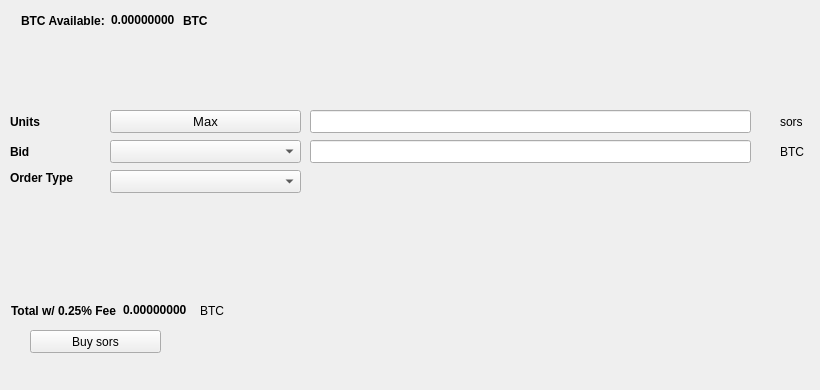
   <widget class="QWidget" name="BuyTab">
    <attribute name="title">
     <string>Buy</string>
    </attribute>
    <widget class="QPushButton" name="Buysors">
     <property name="geometry">
      <rect>
       <x>30</x>
       <y>330</y>
       <width>131</width>
       <height>23</height>
      </rect>
     </property>
     <property name="text">
      <string>Buy sors</string>
     </property>
     <property name="icon">
      <iconset resource="../sors.qrc">
       <normaloff>:/icons/bitcoin</normaloff>:/icons/bitcoin</iconset>
     </property>
    </widget>
    <widget class="QLabel" name="label_3">
     <property name="geometry">
      <rect>
       <x>10</x>
       <y>110</y>
       <width>46</width>
       <height>23</height>
      </rect>
     </property>
     <property name="font">
      <font>
       <weight>75</weight>
       <bold>true</bold>
      </font>
     </property>
     <property name="text">
      <string>Units</string>
     </property>
    </widget>
    <widget class="QLineEdit" name="UnitsInput">
     <property name="geometry">
      <rect>
       <x>310</x>
       <y>110</y>
       <width>441</width>
       <height>23</height>
      </rect>
     </property>
     <property name="font">
      <font>
       <pointsize>9</pointsize>
       <weight>75</weight>
       <bold>true</bold>
      </font>
     </property>
    </widget>
    <widget class="QLineEdit" name="BuyBidPriceEdit">
     <property name="geometry">
      <rect>
       <x>310</x>
       <y>140</y>
       <width>441</width>
       <height>23</height>
      </rect>
     </property>
     <property name="font">
      <font>
       <pointsize>9</pointsize>
       <weight>75</weight>
       <bold>true</bold>
      </font>
     </property>
    </widget>
    <widget class="QLabel" name="label_4">
     <property name="geometry">
      <rect>
       <x>780</x>
       <y>110</y>
       <width>31</width>
       <height>23</height>
      </rect>
     </property>
     <property name="text">
      <string>sors</string>
     </property>
    </widget>
    <widget class="QLabel" name="label_5">
     <property name="geometry">
      <rect>
       <x>780</x>
       <y>140</y>
       <width>31</width>
       <height>23</height>
      </rect>
     </property>
     <property name="text">
      <string>BTC</string>
     </property>
    </widget>
    <widget class="QLabel" name="label_6">
     <property name="geometry">
      <rect>
       <x>10</x>
       <y>140</y>
       <width>46</width>
       <height>23</height>
      </rect>
     </property>
     <property name="font">
      <font>
       <weight>75</weight>
       <bold>true</bold>
      </font>
     </property>
     <property name="text">
      <string>Bid</string>
     </property>
    </widget>
    <widget class="QLabel" name="label_7">
     <property name="geometry">
      <rect>
       <x>10</x>
       <y>170</y>
       <width>91</width>
       <height>16</height>
      </rect>
     </property>
     <property name="font">
      <font>
       <weight>75</weight>
       <bold>true</bold>
      </font>
     </property>
     <property name="text">
      <string>Order Type</string>
     </property>
    </widget>
    <widget class="QPushButton" name="Buy_Max_Amount">
     <property name="geometry">
      <rect>
       <x>110</x>
       <y>110</y>
       <width>191</width>
       <height>23</height>
      </rect>
     </property>
     <property name="font">
      <font>
       <pointsize>10</pointsize>
      </font>
     </property>
     <property name="text">
      <string>Max</string>
     </property>
    </widget>
    <widget class="QComboBox" name="BuyBidcomboBox">
     <property name="geometry">
      <rect>
       <x>110</x>
       <y>140</y>
       <width>191</width>
       <height>23</height>
      </rect>
     </property>
     <property name="font">
      <font>
       <pointsize>10</pointsize>
      </font>
     </property>
    </widget>
    <widget class="QComboBox" name="buyOrdertypeCombo">
     <property name="geometry">
      <rect>
       <x>110</x>
       <y>170</y>
       <width>191</width>
       <height>23</height>
      </rect>
     </property>
     <property name="font">
      <font>
       <pointsize>10</pointsize>
      </font>
     </property>
    </widget>
    <widget class="QWidget" name="layoutWidget1">
     <property name="geometry">
      <rect>
       <x>21</x>
       <y>11</y>
       <width>227</width>
       <height>19</height>
      </rect>
     </property>
     <layout class="QHBoxLayout" name="horizontalLayout_3">
      <item>
       <widget class="QLabel" name="label232">
        <property name="font">
         <font>
          <weight>75</weight>
          <bold>true</bold>
         </font>
        </property>
        <property name="text">
         <string>BTC Available:</string>
        </property>
       </widget>
      </item>
      <item>
       <widget class="QLabel" name="BtcAvailableLbl">
        <property name="palette">
         <palette>
          <active>
           <colorrole role="WindowText">
            <brush brushstyle="SolidPattern">
             <color alpha="255">
              <red>0</red>
              <green>0</green>
              <blue>0</blue>
             </color>
            </brush>
           </colorrole>
           <colorrole role="Button">
            <brush brushstyle="SolidPattern">
             <color alpha="255">
              <red>0</red>
              <green>170</green>
              <blue>0</blue>
             </color>
            </brush>
           </colorrole>
           <colorrole role="Light">
            <brush brushstyle="SolidPattern">
             <color alpha="255">
              <red>0</red>
              <green>255</green>
              <blue>0</blue>
             </color>
            </brush>
           </colorrole>
           <colorrole role="Midlight">
            <brush brushstyle="SolidPattern">
             <color alpha="255">
              <red>0</red>
              <green>212</green>
              <blue>0</blue>
             </color>
            </brush>
           </colorrole>
           <colorrole role="Dark">
            <brush brushstyle="SolidPattern">
             <color alpha="255">
              <red>0</red>
              <green>85</green>
              <blue>0</blue>
             </color>
            </brush>
           </colorrole>
           <colorrole role="Mid">
            <brush brushstyle="SolidPattern">
             <color alpha="255">
              <red>0</red>
              <green>113</green>
              <blue>0</blue>
             </color>
            </brush>
           </colorrole>
           <colorrole role="Text">
            <brush brushstyle="SolidPattern">
             <color alpha="255">
              <red>0</red>
              <green>170</green>
              <blue>0</blue>
             </color>
            </brush>
           </colorrole>
           <colorrole role="BrightText">
            <brush brushstyle="SolidPattern">
             <color alpha="255">
              <red>255</red>
              <green>255</green>
              <blue>255</blue>
             </color>
            </brush>
           </colorrole>
           <colorrole role="ButtonText">
            <brush brushstyle="SolidPattern">
             <color alpha="255">
              <red>0</red>
              <green>0</green>
              <blue>0</blue>
             </color>
            </brush>
           </colorrole>
           <colorrole role="Base">
            <brush brushstyle="SolidPattern">
             <color alpha="255">
              <red>255</red>
              <green>255</green>
              <blue>255</blue>
             </color>
            </brush>
           </colorrole>
           <colorrole role="Window">
            <brush brushstyle="SolidPattern">
             <color alpha="255">
              <red>0</red>
              <green>170</green>
              <blue>0</blue>
             </color>
            </brush>
           </colorrole>
           <colorrole role="Shadow">
            <brush brushstyle="SolidPattern">
             <color alpha="255">
              <red>0</red>
              <green>0</green>
              <blue>0</blue>
             </color>
            </brush>
           </colorrole>
           <colorrole role="AlternateBase">
            <brush brushstyle="SolidPattern">
             <color alpha="255">
              <red>127</red>
              <green>212</green>
              <blue>127</blue>
             </color>
            </brush>
           </colorrole>
           <colorrole role="ToolTipBase">
            <brush brushstyle="SolidPattern">
             <color alpha="255">
              <red>255</red>
              <green>255</green>
              <blue>220</blue>
             </color>
            </brush>
           </colorrole>
           <colorrole role="ToolTipText">
            <brush brushstyle="SolidPattern">
             <color alpha="255">
              <red>0</red>
              <green>0</green>
              <blue>0</blue>
             </color>
            </brush>
           </colorrole>
          </active>
          <inactive>
           <colorrole role="WindowText">
            <brush brushstyle="SolidPattern">
             <color alpha="255">
              <red>0</red>
              <green>0</green>
              <blue>0</blue>
             </color>
            </brush>
           </colorrole>
           <colorrole role="Button">
            <brush brushstyle="SolidPattern">
             <color alpha="255">
              <red>0</red>
              <green>170</green>
              <blue>0</blue>
             </color>
            </brush>
           </colorrole>
           <colorrole role="Light">
            <brush brushstyle="SolidPattern">
             <color alpha="255">
              <red>0</red>
              <green>255</green>
              <blue>0</blue>
             </color>
            </brush>
           </colorrole>
           <colorrole role="Midlight">
            <brush brushstyle="SolidPattern">
             <color alpha="255">
              <red>0</red>
              <green>212</green>
              <blue>0</blue>
             </color>
            </brush>
           </colorrole>
           <colorrole role="Dark">
            <brush brushstyle="SolidPattern">
             <color alpha="255">
              <red>0</red>
              <green>85</green>
              <blue>0</blue>
             </color>
            </brush>
           </colorrole>
           <colorrole role="Mid">
            <brush brushstyle="SolidPattern">
             <color alpha="255">
              <red>0</red>
              <green>113</green>
              <blue>0</blue>
             </color>
            </brush>
           </colorrole>
           <colorrole role="Text">
            <brush brushstyle="SolidPattern">
             <color alpha="255">
              <red>0</red>
              <green>170</green>
              <blue>0</blue>
             </color>
            </brush>
           </colorrole>
           <colorrole role="BrightText">
            <brush brushstyle="SolidPattern">
             <color alpha="255">
              <red>255</red>
              <green>255</green>
              <blue>255</blue>
             </color>
            </brush>
           </colorrole>
           <colorrole role="ButtonText">
            <brush brushstyle="SolidPattern">
             <color alpha="255">
              <red>0</red>
              <green>0</green>
              <blue>0</blue>
             </color>
            </brush>
           </colorrole>
           <colorrole role="Base">
            <brush brushstyle="SolidPattern">
             <color alpha="255">
              <red>255</red>
              <green>255</green>
              <blue>255</blue>
             </color>
            </brush>
           </colorrole>
           <colorrole role="Window">
            <brush brushstyle="SolidPattern">
             <color alpha="255">
              <red>0</red>
              <green>170</green>
              <blue>0</blue>
             </color>
            </brush>
           </colorrole>
           <colorrole role="Shadow">
            <brush brushstyle="SolidPattern">
             <color alpha="255">
              <red>0</red>
              <green>0</green>
              <blue>0</blue>
             </color>
            </brush>
           </colorrole>
           <colorrole role="AlternateBase">
            <brush brushstyle="SolidPattern">
             <color alpha="255">
              <red>127</red>
              <green>212</green>
              <blue>127</blue>
             </color>
            </brush>
           </colorrole>
           <colorrole role="ToolTipBase">
            <brush brushstyle="SolidPattern">
             <color alpha="255">
              <red>255</red>
              <green>255</green>
              <blue>220</blue>
             </color>
            </brush>
           </colorrole>
           <colorrole role="ToolTipText">
            <brush brushstyle="SolidPattern">
             <color alpha="255">
              <red>0</red>
              <green>0</green>
              <blue>0</blue>
             </color>
            </brush>
           </colorrole>
          </inactive>
          <disabled>
           <colorrole role="WindowText">
            <brush brushstyle="SolidPattern">
             <color alpha="255">
              <red>0</red>
              <green>85</green>
              <blue>0</blue>
             </color>
            </brush>
           </colorrole>
           <colorrole role="Button">
            <brush brushstyle="SolidPattern">
             <color alpha="255">
              <red>0</red>
              <green>170</green>
              <blue>0</blue>
             </color>
            </brush>
           </colorrole>
           <colorrole role="Light">
            <brush brushstyle="SolidPattern">
             <color alpha="255">
              <red>0</red>
              <green>255</green>
              <blue>0</blue>
             </color>
            </brush>
           </colorrole>
           <colorrole role="Midlight">
            <brush brushstyle="SolidPattern">
             <color alpha="255">
              <red>0</red>
              <green>212</green>
              <blue>0</blue>
             </color>
            </brush>
           </colorrole>
           <colorrole role="Dark">
            <brush brushstyle="SolidPattern">
             <color alpha="255">
              <red>0</red>
              <green>85</green>
              <blue>0</blue>
             </color>
            </brush>
           </colorrole>
           <colorrole role="Mid">
            <brush brushstyle="SolidPattern">
             <color alpha="255">
              <red>0</red>
              <green>113</green>
              <blue>0</blue>
             </color>
            </brush>
           </colorrole>
           <colorrole role="Text">
            <brush brushstyle="SolidPattern">
             <color alpha="255">
              <red>0</red>
              <green>85</green>
              <blue>0</blue>
             </color>
            </brush>
           </colorrole>
           <colorrole role="BrightText">
            <brush brushstyle="SolidPattern">
             <color alpha="255">
              <red>255</red>
              <green>255</green>
              <blue>255</blue>
             </color>
            </brush>
           </colorrole>
           <colorrole role="ButtonText">
            <brush brushstyle="SolidPattern">
             <color alpha="255">
              <red>0</red>
              <green>85</green>
              <blue>0</blue>
             </color>
            </brush>
           </colorrole>
           <colorrole role="Base">
            <brush brushstyle="SolidPattern">
             <color alpha="255">
              <red>0</red>
              <green>170</green>
              <blue>0</blue>
             </color>
            </brush>
           </colorrole>
           <colorrole role="Window">
            <brush brushstyle="SolidPattern">
             <color alpha="255">
              <red>0</red>
              <green>170</green>
              <blue>0</blue>
             </color>
            </brush>
           </colorrole>
           <colorrole role="Shadow">
            <brush brushstyle="SolidPattern">
             <color alpha="255">
              <red>0</red>
              <green>0</green>
              <blue>0</blue>
             </color>
            </brush>
           </colorrole>
           <colorrole role="AlternateBase">
            <brush brushstyle="SolidPattern">
             <color alpha="255">
              <red>0</red>
              <green>170</green>
              <blue>0</blue>
             </color>
            </brush>
           </colorrole>
           <colorrole role="ToolTipBase">
            <brush brushstyle="SolidPattern">
             <color alpha="255">
              <red>255</red>
              <green>255</green>
              <blue>220</blue>
             </color>
            </brush>
           </colorrole>
           <colorrole role="ToolTipText">
            <brush brushstyle="SolidPattern">
             <color alpha="255">
              <red>0</red>
              <green>0</green>
              <blue>0</blue>
             </color>
            </brush>
           </colorrole>
          </disabled>
         </palette>
        </property>
        <property name="font">
         <font>
          <weight>75</weight>
          <bold>true</bold>
         </font>
        </property>
        <property name="text">
         <string>0.00000000</string>
        </property>
        <property name="textInteractionFlags">
         <set>Qt::LinksAccessibleByMouse|Qt::TextSelectableByKeyboard|Qt::TextSelectableByMouse</set>
        </property>
       </widget>
      </item>
      <item>
       <widget class="QLabel" name="BtcAvailableLbl_2">
        <property name="font">
         <font>
          <weight>75</weight>
          <bold>true</bold>
         </font>
        </property>
        <property name="text">
         <string>BTC</string>
        </property>
       </widget>
      </item>
     </layout>
    </widget>
    <widget class="QWidget" name="layoutWidge2">
     <property name="geometry">
      <rect>
       <x>11</x>
       <y>301</y>
       <width>259</width>
       <height>19</height>
      </rect>
     </property>
     <layout class="QHBoxLayout" name="horizontalLayout_4">
      <item>
       <widget class="QLabel" name="label_9">
        <property name="font">
         <font>
          <weight>75</weight>
          <bold>true</bold>
         </font>
        </property>
        <property name="text">
         <string>Total w/ 0.25% Fee</string>
        </property>
       </widget>
      </item>
      <item>
       <widget class="QLabel" name="BuyCostLabel">
        <property name="palette">
         <palette>
          <active>
           <colorrole role="WindowText">
            <brush brushstyle="SolidPattern">
             <color alpha="255">
              <red>0</red>
              <green>0</green>
              <blue>0</blue>
             </color>
            </brush>
           </colorrole>
           <colorrole role="Button">
            <brush brushstyle="SolidPattern">
             <color alpha="255">
              <red>0</red>
              <green>170</green>
              <blue>0</blue>
             </color>
            </brush>
           </colorrole>
           <colorrole role="Light">
            <brush brushstyle="SolidPattern">
             <color alpha="255">
              <red>0</red>
              <green>255</green>
              <blue>0</blue>
             </color>
            </brush>
           </colorrole>
           <colorrole role="Midlight">
            <brush brushstyle="SolidPattern">
             <color alpha="255">
              <red>0</red>
              <green>212</green>
              <blue>0</blue>
             </color>
            </brush>
           </colorrole>
           <colorrole role="Dark">
            <brush brushstyle="SolidPattern">
             <color alpha="255">
              <red>0</red>
              <green>85</green>
              <blue>0</blue>
             </color>
            </brush>
           </colorrole>
           <colorrole role="Mid">
            <brush brushstyle="SolidPattern">
             <color alpha="255">
              <red>0</red>
              <green>113</green>
              <blue>0</blue>
             </color>
            </brush>
           </colorrole>
           <colorrole role="Text">
            <brush brushstyle="SolidPattern">
             <color alpha="255">
              <red>0</red>
              <green>170</green>
              <blue>0</blue>
             </color>
            </brush>
           </colorrole>
           <colorrole role="BrightText">
            <brush brushstyle="SolidPattern">
             <color alpha="255">
              <red>255</red>
              <green>255</green>
              <blue>255</blue>
             </color>
            </brush>
           </colorrole>
           <colorrole role="ButtonText">
            <brush brushstyle="SolidPattern">
             <color alpha="255">
              <red>0</red>
              <green>0</green>
              <blue>0</blue>
             </color>
            </brush>
           </colorrole>
           <colorrole role="Base">
            <brush brushstyle="SolidPattern">
             <color alpha="255">
              <red>255</red>
              <green>255</green>
              <blue>255</blue>
             </color>
            </brush>
           </colorrole>
           <colorrole role="Window">
            <brush brushstyle="SolidPattern">
             <color alpha="255">
              <red>0</red>
              <green>170</green>
              <blue>0</blue>
             </color>
            </brush>
           </colorrole>
           <colorrole role="Shadow">
            <brush brushstyle="SolidPattern">
             <color alpha="255">
              <red>0</red>
              <green>0</green>
              <blue>0</blue>
             </color>
            </brush>
           </colorrole>
           <colorrole role="AlternateBase">
            <brush brushstyle="SolidPattern">
             <color alpha="255">
              <red>127</red>
              <green>212</green>
              <blue>127</blue>
             </color>
            </brush>
           </colorrole>
           <colorrole role="ToolTipBase">
            <brush brushstyle="SolidPattern">
             <color alpha="255">
              <red>255</red>
              <green>255</green>
              <blue>220</blue>
             </color>
            </brush>
           </colorrole>
           <colorrole role="ToolTipText">
            <brush brushstyle="SolidPattern">
             <color alpha="255">
              <red>0</red>
              <green>0</green>
              <blue>0</blue>
             </color>
            </brush>
           </colorrole>
          </active>
          <inactive>
           <colorrole role="WindowText">
            <brush brushstyle="SolidPattern">
             <color alpha="255">
              <red>0</red>
              <green>0</green>
              <blue>0</blue>
             </color>
            </brush>
           </colorrole>
           <colorrole role="Button">
            <brush brushstyle="SolidPattern">
             <color alpha="255">
              <red>0</red>
              <green>170</green>
              <blue>0</blue>
             </color>
            </brush>
           </colorrole>
           <colorrole role="Light">
            <brush brushstyle="SolidPattern">
             <color alpha="255">
              <red>0</red>
              <green>255</green>
              <blue>0</blue>
             </color>
            </brush>
           </colorrole>
           <colorrole role="Midlight">
            <brush brushstyle="SolidPattern">
             <color alpha="255">
              <red>0</red>
              <green>212</green>
              <blue>0</blue>
             </color>
            </brush>
           </colorrole>
           <colorrole role="Dark">
            <brush brushstyle="SolidPattern">
             <color alpha="255">
              <red>0</red>
              <green>85</green>
              <blue>0</blue>
             </color>
            </brush>
           </colorrole>
           <colorrole role="Mid">
            <brush brushstyle="SolidPattern">
             <color alpha="255">
              <red>0</red>
              <green>113</green>
              <blue>0</blue>
             </color>
            </brush>
           </colorrole>
           <colorrole role="Text">
            <brush brushstyle="SolidPattern">
             <color alpha="255">
              <red>0</red>
              <green>170</green>
              <blue>0</blue>
             </color>
            </brush>
           </colorrole>
           <colorrole role="BrightText">
            <brush brushstyle="SolidPattern">
             <color alpha="255">
              <red>255</red>
              <green>255</green>
              <blue>255</blue>
             </color>
            </brush>
           </colorrole>
           <colorrole role="ButtonText">
            <brush brushstyle="SolidPattern">
             <color alpha="255">
              <red>0</red>
              <green>0</green>
              <blue>0</blue>
             </color>
            </brush>
           </colorrole>
           <colorrole role="Base">
            <brush brushstyle="SolidPattern">
             <color alpha="255">
              <red>255</red>
              <green>255</green>
              <blue>255</blue>
             </color>
            </brush>
           </colorrole>
           <colorrole role="Window">
            <brush brushstyle="SolidPattern">
             <color alpha="255">
              <red>0</red>
              <green>170</green>
              <blue>0</blue>
             </color>
            </brush>
           </colorrole>
           <colorrole role="Shadow">
            <brush brushstyle="SolidPattern">
             <color alpha="255">
              <red>0</red>
              <green>0</green>
              <blue>0</blue>
             </color>
            </brush>
           </colorrole>
           <colorrole role="AlternateBase">
            <brush brushstyle="SolidPattern">
             <color alpha="255">
              <red>127</red>
              <green>212</green>
              <blue>127</blue>
             </color>
            </brush>
           </colorrole>
           <colorrole role="ToolTipBase">
            <brush brushstyle="SolidPattern">
             <color alpha="255">
              <red>255</red>
              <green>255</green>
              <blue>220</blue>
             </color>
            </brush>
           </colorrole>
           <colorrole role="ToolTipText">
            <brush brushstyle="SolidPattern">
             <color alpha="255">
              <red>0</red>
              <green>0</green>
              <blue>0</blue>
             </color>
            </brush>
           </colorrole>
          </inactive>
          <disabled>
           <colorrole role="WindowText">
            <brush brushstyle="SolidPattern">
             <color alpha="255">
              <red>0</red>
              <green>85</green>
              <blue>0</blue>
             </color>
            </brush>
           </colorrole>
           <colorrole role="Button">
            <brush brushstyle="SolidPattern">
             <color alpha="255">
              <red>0</red>
              <green>170</green>
              <blue>0</blue>
             </color>
            </brush>
           </colorrole>
           <colorrole role="Light">
            <brush brushstyle="SolidPattern">
             <color alpha="255">
              <red>0</red>
              <green>255</green>
              <blue>0</blue>
             </color>
            </brush>
           </colorrole>
           <colorrole role="Midlight">
            <brush brushstyle="SolidPattern">
             <color alpha="255">
              <red>0</red>
              <green>212</green>
              <blue>0</blue>
             </color>
            </brush>
           </colorrole>
           <colorrole role="Dark">
            <brush brushstyle="SolidPattern">
             <color alpha="255">
              <red>0</red>
              <green>85</green>
              <blue>0</blue>
             </color>
            </brush>
           </colorrole>
           <colorrole role="Mid">
            <brush brushstyle="SolidPattern">
             <color alpha="255">
              <red>0</red>
              <green>113</green>
              <blue>0</blue>
             </color>
            </brush>
           </colorrole>
           <colorrole role="Text">
            <brush brushstyle="SolidPattern">
             <color alpha="255">
              <red>0</red>
              <green>85</green>
              <blue>0</blue>
             </color>
            </brush>
           </colorrole>
           <colorrole role="BrightText">
            <brush brushstyle="SolidPattern">
             <color alpha="255">
              <red>255</red>
              <green>255</green>
              <blue>255</blue>
             </color>
            </brush>
           </colorrole>
           <colorrole role="ButtonText">
            <brush brushstyle="SolidPattern">
             <color alpha="255">
              <red>0</red>
              <green>85</green>
              <blue>0</blue>
             </color>
            </brush>
           </colorrole>
           <colorrole role="Base">
            <brush brushstyle="SolidPattern">
             <color alpha="255">
              <red>0</red>
              <green>170</green>
              <blue>0</blue>
             </color>
            </brush>
           </colorrole>
           <colorrole role="Window">
            <brush brushstyle="SolidPattern">
             <color alpha="255">
              <red>0</red>
              <green>170</green>
              <blue>0</blue>
             </color>
            </brush>
           </colorrole>
           <colorrole role="Shadow">
            <brush brushstyle="SolidPattern">
             <color alpha="255">
              <red>0</red>
              <green>0</green>
              <blue>0</blue>
             </color>
            </brush>
           </colorrole>
           <colorrole role="AlternateBase">
            <brush brushstyle="SolidPattern">
             <color alpha="255">
              <red>0</red>
              <green>170</green>
              <blue>0</blue>
             </color>
            </brush>
           </colorrole>
           <colorrole role="ToolTipBase">
            <brush brushstyle="SolidPattern">
             <color alpha="255">
              <red>255</red>
              <green>255</green>
              <blue>220</blue>
             </color>
            </brush>
           </colorrole>
           <colorrole role="ToolTipText">
            <brush brushstyle="SolidPattern">
             <color alpha="255">
              <red>0</red>
              <green>0</green>
              <blue>0</blue>
             </color>
            </brush>
           </colorrole>
          </disabled>
         </palette>
        </property>
        <property name="font">
         <font>
          <weight>75</weight>
          <bold>true</bold>
         </font>
        </property>
        <property name="autoFillBackground">
         <bool>false</bool>
        </property>
        <property name="text">
         <string>0.00000000</string>
        </property>
        <property name="textInteractionFlags">
         <set>Qt::LinksAccessibleByMouse|Qt::TextSelectableByMouse</set>
        </property>
       </widget>
      </item>
      <item>
       <widget class="QLabel" name="label_10">
        <property name="font">
         <font>
          <weight>50</weight>
          <bold>false</bold>
         </font>
        </property>
        <property name="text">
         <string>BTC</string>
        </property>
       </widget>
      </item>
     </layout>
    </widget>
    <widget class="QLabel" name="label_24">
     <property name="geometry">
      <rect>
       <x>460</x>
       <y>300</y>
       <width>281</width>
       <height>81</height>
      </rect>
     </property>
     <property name="text">
      <string/>
     </property>
     <property name="pixmap">
      <pixmap>:/images/bittrex</pixmap>
     </property>
    </widget>
   </widget>
